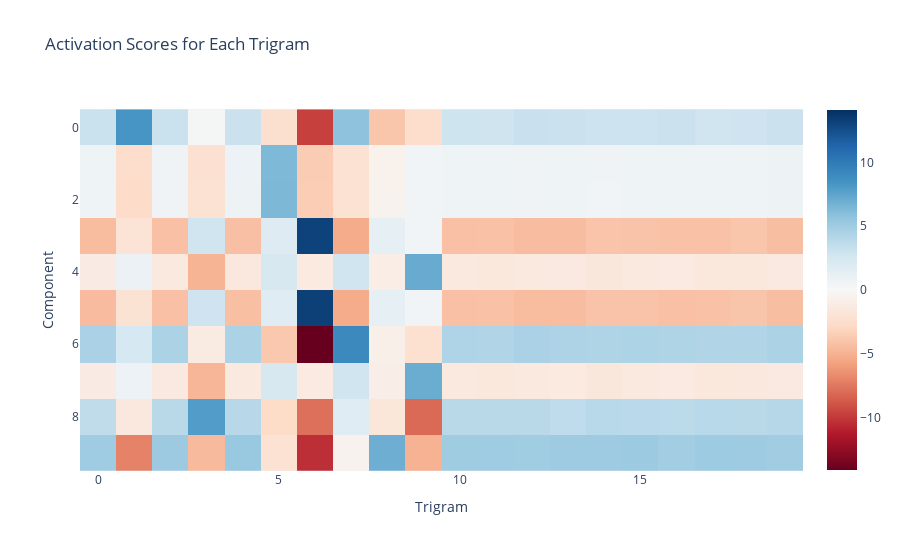

The notebook cell saved with this chart:
### Code cell
px.imshow(a.detach().cpu(), color_continuous_midpoint=0, color_continuous_scale='RdBu', labels={'x': 'Trigram', 'y': 'Component'}, title="Activation Scores for Each Trigram")

### Figure 1 — Plotly figure (JSON) as saved in the notebook; plotly's stock layout.template omitted (floating-point values rounded to 4 significant figures; data arrays with more than 128 entries replaced by an {"elided": "..."} marker saying what was removed)
{"data": [{"coloraxis": "coloraxis", "hovertemplate": "Trigram: %{x}<br>Component: %{y}<br>color: %{z}<extra></extra>", "name": "0", "type": "heatmap", "xaxis": "x", "yaxis": "y", "z": {"elided": "10x20 float values"}}], "layout": {"coloraxis": {"cmid": 0, "colorscale": [[0, "rgb(103,0,31)"], [0.1, "rgb(178,24,43)"], [0.2, "rgb(214,96,77)"], [0.3, "rgb(244,165,130)"], [0.4, "rgb(253,219,199)"], [0.5, "rgb(247,247,247)"], [0.6, "rgb(209,229,240)"], [0.7, "rgb(146,197,222)"], [0.8, "rgb(67,147,195)"], [0.9, "rgb(33,102,172)"], [1, "rgb(5,48,97)"]]}, "title": {"text": "Activation Scores for Each Trigram"}, "xaxis": {"anchor": "y", "constrain": "domain", "domain": [0, 1], "scaleanchor": "y", "title": {"text": "Trigram"}}, "yaxis": {"anchor": "x", "autorange": "reversed", "constrain": "domain", "domain": [0, 1], "title": {"text": "Component"}}}}
